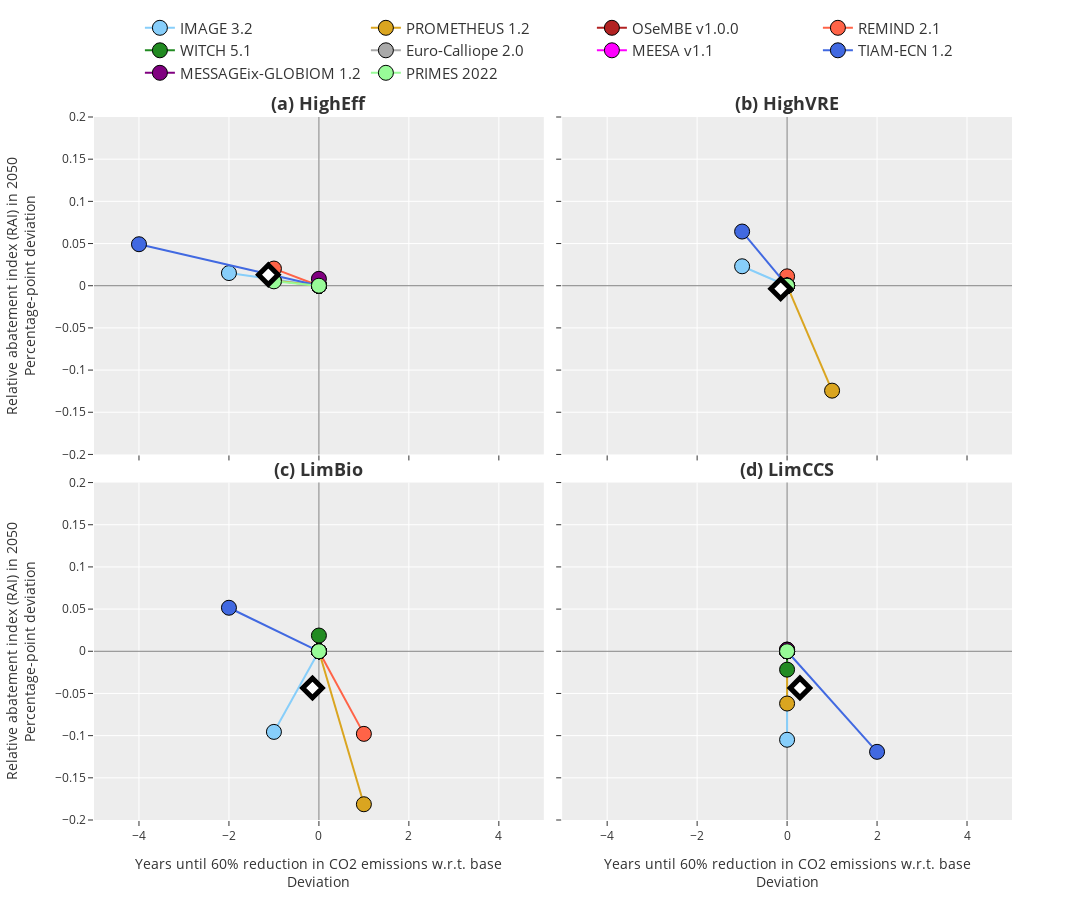

The cell this chart's notebook holds for it:
### Code cell
vars_x = XR_i.RedTimescale.sel(Model=Models)
vars_y = XR_i.RAI.sel(Time=2050, Model=Models)

fig = make_subplots(rows=2, cols=2,
                    subplot_titles=("<b>(a) HighEff",
                                    "<b>(b) HighVRE",
                                    "<b>(c) LimBio",
                                    "<b>(d) LimCCS"),
                    horizontal_spacing = 0.02, vertical_spacing=0.04, shared_xaxes=True, shared_yaxes=True)

# # Shapes / backgrounds
whichscens = ['DIAG-C400-lin-HighEff',
              'DIAG-C400-lin-HighVRE',
              'DIAG-C400-lin-LimBio',
              'DIAG-C400-lin-LimCCS',
              ]

XRx = vars_x
XRy = vars_y
for s_i, s in enumerate(whichscens):
        row = [1, 1, 2, 2][s_i]
        col = [1, 2, 1, 2][s_i]
        fig.add_trace(go.Scatter(x=[-100, 100], y=[0, 0], line={'width':0.5, 'color': 'black'}, showlegend=False), row, col)
        fig.add_trace(go.Scatter(x=[0, 0], y=[-100, 100], line={'width':0.5, 'color': 'black'}, showlegend=False), row, col)
        for m_i, m in enumerate(Models):
                X = float(XRx.sel(Scenario=s, Model=m) - XRx.sel(Scenario="DIAG-C400-lin", Model=m))
                Y = float(XRy.sel(Scenario=s, Model=m) - XRy.sel(Scenario="DIAG-C400-lin", Model=m))
                fig.add_trace(go.Scatter(x=[0, X],
                                        y=[0, Y], name=m, mode='markers+lines',
                                        showlegend=[True, False, False, False][s_i],
                                        line={'width': 2, 'dash': 'solid', 'color': 'black', 'color': ModelCols[m_i]},
                                        marker={'size': 15, 'color': ModelCols[m_i], 'line': {'color': 'black', 'width': 1}},
                                        text=m,
                                        ), row, col)
        # nonans = np.where((~np.isnan(X)) & (~np.isnan(Y)))[0]
        # points = np.array([X[nonans], Y[nonans]]).T

        # if len(points) > 2 and np.sum(points[:, 0]) > 0:
        #         tri = Delaunay(points)
        #         poss = np.array(tri.vertices)
        #         c = list(colors.to_rgba('steelblue'))
        #         c[3] = 0.3
        #         c = 'rgba'+str(tuple(c))
        #         for r123 in poss:
        #                 fig.add_trace(go.Scatter(x=X[nonans[r123]],
        #                                         y=Y[nonans[r123]], name="", mode='markers',
        #                                         showlegend=False,
        #                                         line={'width': 1, 'dash': 'solid'},
        #                                         text=[s+' ('+i+')' for i in np.array(XR_i.Model)[nonans[r123]]],
        #                                         fill="toself",
        #                                         fillcolor=c,
        #                                         hoverinfo='skip',
        #                                         marker={"color": 'grey',
        #                                                 "size": 1,
        #                                                 "line": {"color": "black", "width": 0}}
        #                                         ), row, col)
        #         poss_hull = np.array(tri.convex_hull)
        #         for r12 in poss_hull:
        #                 fig.add_trace(go.Scatter(x=X[nonans[r12]],
        #                                         y=Y[nonans[r12]], name="", mode='lines',
        #                                         showlegend=False,
        #                                         line={'width': 1, 'dash': 'solid', 'color': 'steelblue'},
        #                                         text="",
        #                                         hoverinfo='skip',
        #                                         ), row, col)

for s_i, s in enumerate(whichscens):
        row = [1, 1, 2, 2][s_i]
        col = [1, 2, 1, 2][s_i]

        X = np.array(XRx.sel(Scenario=s) - XRx.sel(Scenario="DIAG-C400-lin"))
        Y = np.array(XRy.sel(Scenario=s) - XRy.sel(Scenario="DIAG-C400-lin"))
        nonans = np.where((~np.isnan(X)) & (~np.isnan(Y)))[0]
        xmetric = float(np.mean(X[nonans]))
        ymetric = float(np.mean(Y[nonans]))
        fig.add_trace(go.Scatter(x=[xmetric],
                                y=[ymetric], name=s[14:], mode='markers',
                                showlegend=False,
                                line={'width': 1, 'dash': 'solid'},
                                text=[s[14:]],
                                textfont={'size':15, 'color':'black'},
                                marker={"color": 'white',
                                        "symbol": 'diamond', 
                                        "size": 15,
                                        "line": {"color": 'black', "width": 5}}
                                ), row, col)

fig.update_xaxes(row=2, col=1, title="Years until 60% reduction in CO2 emissions w.r.t. base<br>Deviation", range=(-5, 5))
fig.update_xaxes(row=2, col=2, title="Years until 60% reduction in CO2 emissions w.r.t. base<br>Deviation", range=(-5, 5))
fig.update_yaxes(row=1, col=1, title="Relative abatement index (RAI) in 2050<br>Percentage-point deviation", range=(-0.2, 0.2))
fig.update_yaxes(row=2, col=1, title="Relative abatement index (RAI) in 2050<br>Percentage-point deviation", range=(-0.2, 0.2))

fig.update_annotations(font_size=18)
fig.update_layout(legend=dict(x=0.05, y=1.15, orientation="h", font_size=15))
fig.update_layout(height=900, width=1500)#autosize=True)
fig.update_layout(template="ggplot2")
fig.show()
fig_sens_dev = fig

### Figure 1 — Plotly figure (JSON) as saved in the notebook; plotly's stock layout.template omitted (floating-point values rounded to 4 significant figures)
{"data": [{"line": {"color": "black", "width": 0.5}, "showlegend": false, "type": "scatter", "x": [-100, 100], "xaxis": "x", "y": [0, 0], "yaxis": "y"}, {"line": {"color": "black", "width": 0.5}, "showlegend": false, "type": "scatter", "x": [0, 0], "xaxis": "x", "y": [-100, 100], "yaxis": "y"}, {"line": {"color": "lightskyblue", "dash": "solid", "width": 2}, "marker": {"color": "lightskyblue", "line": {"color": "black", "width": 1}, "size": 15}, "mode": "markers+lines", "name": "IMAGE 3.2", "showlegend": true, "text": "IMAGE 3.2", "type": "scatter", "x": [0, -2], "xaxis": "x", "y": [0, 0.015], "yaxis": "y"}, {"line": {"color": "goldenrod", "dash": "solid", "width": 2}, "marker": {"color": "goldenrod", "line": {"color": "black", "width": 1}, "size": 15}, "mode": "markers+lines", "name": "PROMETHEUS 1.2", "showlegend": true, "text": "PROMETHEUS 1.2", "type": "scatter", "x": [0, -1], "xaxis": "x", "y": [0, 0.006081], "yaxis": "y"}, {"line": {"color": "firebrick", "dash": "solid", "width": 2}, "marker": {"color": "firebrick", "line": {"color": "black", "width": 1}, "size": 15}, "mode": "markers+lines", "name": "OSeMBE v1.0.0", "showlegend": true, "text": "OSeMBE v1.0.0", "type": "scatter", "x": [0, null], "xaxis": "x", "y": [0, null], "yaxis": "y"}, {"line": {"color": "tomato", "dash": "solid", "width": 2}, "marker": {"color": "tomato", "line": {"color": "black", "width": 1}, "size": 15}, "mode": "markers+lines", "name": "REMIND 2.1", "showlegend": true, "text": "REMIND 2.1", "type": "scatter", "x": [0, -1], "xaxis": "x", "y": [0, 0.02033], "yaxis": "y"}, {"line": {"color": "forestgreen", "dash": "solid", "width": 2}, "marker": {"color": "forestgreen", "line": {"color": "black", "width": 1}, "size": 15}, "mode": "markers+lines", "name": "WITCH 5.1", "showlegend": true, "text": "WITCH 5.1", "type": "scatter", "x": [0, 0], "xaxis": "x", "y": [0, 0.0002069], "yaxis": "y"}, {"line": {"color": "darkgrey", "dash": "solid", "width": 2}, "marker": {"color": "darkgrey", "line": {"color": "black", "width": 1}, "size": 15}, "mode": "markers+lines", "name": "Euro-Calliope 2.0", "showlegend": true, "text": "Euro-Calliope 2.0", "type": "scatter", "x": [0, 0], "xaxis": "x", "y": [0, -6.432e-07], "yaxis": "y"}, {"line": {"color": "magenta", "dash": "solid", "width": 2}, "marker": {"color": "magenta", "line": {"color": "black", "width": 1}, "size": 15}, "mode": "markers+lines", "name": "MEESA v1.1", "showlegend": true, "text": "MEESA v1.1", "type": "scatter", "x": [0, null], "xaxis": "x", "y": [0, null], "yaxis": "y"}, {"line": {"color": "royalblue", "dash": "solid", "width": 2}, "marker": {"color": "royalblue", "line": {"color": "black", "width": 1}, "size": 15}, "mode": "markers+lines", "name": "TIAM-ECN 1.2", "showlegend": true, "text": "TIAM-ECN 1.2", "type": "scatter", "x": [0, -4], "xaxis": "x", "y": [0, 0.0492], "yaxis": "y"}, {"line": {"color": "purple", "dash": "solid", "width": 2}, "marker": {"color": "purple", "line": {"color": "black", "width": 1}, "size": 15}, "mode": "markers+lines", "name": "MESSAGEix-GLOBIOM 1.2", "showlegend": true, "text": "MESSAGEix-GLOBIOM 1.2", "type": "scatter", "x": [0, 0], "xaxis": "x", "y": [0, 0.008157], "yaxis": "y"}, {"line": {"color": "palegreen", "dash": "solid", "width": 2}, "marker": {"color": "palegreen", "line": {"color": "black", "width": 1}, "size": 15}, "mode": "markers+lines", "name": "PRIMES 2022", "showlegend": true, "text": "PRIMES 2022", "type": "scatter", "x": [0, -1], "xaxis": "x", "y": [0, 0.005191], "yaxis": "y"}, {"line": {"color": "black", "width": 0.5}, "showlegend": false, "type": "scatter", "x": [-100, 100], "xaxis": "x2", "y": [0, 0], "yaxis": "y2"}, {"line": {"color": "black", "width": 0.5}, "showlegend": false, "type": "scatter", "x": [0, 0], "xaxis": "x2", "y": [-100, 100], "yaxis": "y2"}, {"line": {"color": "lightskyblue", "dash": "solid", "width": 2}, "marker": {"color": "lightskyblue", "line": {"color": "black", "width": 1}, "size": 15}, "mode": "markers+lines", "name": "IMAGE 3.2", "showlegend": false, "text": "IMAGE 3.2", "type": "scatter", "x": [0, -1], "xaxis": "x2", "y": [0, 0.02306], "yaxis": "y2"}, {"line": {"color": "goldenrod", "dash": "solid", "width": 2}, "marker": {"color": "goldenrod", "line": {"color": "black", "width": 1}, "size": 15}, "mode": "markers+lines", "name": "PROMETHEUS 1.2", "showlegend": false, "text": "PROMETHEUS 1.2", "type": "scatter", "x": [0, 1], "xaxis": "x2", "y": [0, -0.1244], "yaxis": "y2"}, {"line": {"color": "firebrick", "dash": "solid", "width": 2}, "marker": {"color": "firebrick", "line": {"color": "black", "width": 1}, "size": 15}, "mode": "markers+lines", "name": "OSeMBE v1.0.0", "showlegend": false, "text": "OSeMBE v1.0.0", "type": "scatter", "x": [0, null], "xaxis": "x2", "y": [0, null], "yaxis": "y2"}, {"line": {"color": "tomato", "dash": "solid", "width": 2}, "marker": {"color": "tomato", "line": {"color": "black", "width": 1}, "size": 15}, "mode": "markers+lines", "name": "REMIND 2.1", "showlegend": false, "text": "REMIND 2.1", "type": "scatter", "x": [0, 0], "xaxis": "x2", "y": [0, 0.01111], "yaxis": "y2"}, {"line": {"color": "forestgreen", "dash": "solid", "width": 2}, "marker": {"color": "forestgreen", "line": {"color": "black", "width": 1}, "size": 15}, "mode": "markers+lines", "name": "WITCH 5.1", "showlegend": false, "text": "WITCH 5.1", "type": "scatter", "x": [0, 0], "xaxis": "x2", "y": [0, 3.244e-05], "yaxis": "y2"}, {"line": {"color": "darkgrey", "dash": "solid", "width": 2}, "marker": {"color": "darkgrey", "line": {"color": "black", "width": 1}, "size": 15}, "mode": "markers+lines", "name": "Euro-Calliope 2.0", "showlegend": false, "text": "Euro-Calliope 2.0", "type": "scatter", "x": [0, 0], "xaxis": "x2", "y": [0, 2.311e-06], "yaxis": "y2"}, {"line": {"color": "magenta", "dash": "solid", "width": 2}, "marker": {"color": "magenta", "line": {"color": "black", "width": 1}, "size": 15}, "mode": "markers+lines", "name": "MEESA v1.1", "showlegend": false, "text": "MEESA v1.1", "type": "scatter", "x": [0, null], "xaxis": "x2", "y": [0, null], "yaxis": "y2"}, {"line": {"color": "royalblue", "dash": "solid", "width": 2}, "marker": {"color": "royalblue", "line": {"color": "black", "width": 1}, "size": 15}, "mode": "markers+lines", "name": "TIAM-ECN 1.2", "showlegend": false, "text": "TIAM-ECN 1.2", "type": "scatter", "x": [0, -1], "xaxis": "x2", "y": [0, 0.06422], "yaxis": "y2"}, {"line": {"color": "purple", "dash": "solid", "width": 2}, "marker": {"color": "purple", "line": {"color": "black", "width": 1}, "size": 15}, "mode": "markers+lines", "name": "MESSAGEix-GLOBIOM 1.2", "showlegend": false, "text": "MESSAGEix-GLOBIOM 1.2", "type": "scatter", "x": [0, 0], "xaxis": "x2", "y": [0, 0.0005579], "yaxis": "y2"}, {"line": {"color": "palegreen", "dash": "solid", "width": 2}, "marker": {"color": "palegreen", "line": {"color": "black", "width": 1}, "size": 15}, "mode": "markers+lines", "name": "PRIMES 2022", "showlegend": false, "text": "PRIMES 2022", "type": "scatter", "x": [0, null], "xaxis": "x2", "y": [0, null], "yaxis": "y2"}, {"line": {"color": "black", "width": 0.5}, "showlegend": false, "type": "scatter", "x": [-100, 100], "xaxis": "x3", "y": [0, 0], "yaxis": "y3"}, {"line": {"color": "black", "width": 0.5}, "showlegend": false, "type": "scatter", "x": [0, 0], "xaxis": "x3", "y": [-100, 100], "yaxis": "y3"}, {"line": {"color": "lightskyblue", "dash": "solid", "width": 2}, "marker": {"color": "lightskyblue", "line": {"color": "black", "width": 1}, "size": 15}, "mode": "markers+lines", "name": "IMAGE 3.2", "showlegend": false, "text": "IMAGE 3.2", "type": "scatter", "x": [0, -1], "xaxis": "x3", "y": [0, -0.09556], "yaxis": "y3"}, {"line": {"color": "goldenrod", "dash": "solid", "width": 2}, "marker": {"color": "goldenrod", "line": {"color": "black", "width": 1}, "size": 15}, "mode": "markers+lines", "name": "PROMETHEUS 1.2", "showlegend": false, "text": "PROMETHEUS 1.2", "type": "scatter", "x": [0, 1], "xaxis": "x3", "y": [0, -0.1813], "yaxis": "y3"}, {"line": {"color": "firebrick", "dash": "solid", "width": 2}, "marker": {"color": "firebrick", "line": {"color": "black", "width": 1}, "size": 15}, "mode": "markers+lines", "name": "OSeMBE v1.0.0", "showlegend": false, "text": "OSeMBE v1.0.0", "type": "scatter", "x": [0, null], "xaxis": "x3", "y": [0, null], "yaxis": "y3"}, {"line": {"color": "tomato", "dash": "solid", "width": 2}, "marker": {"color": "tomato", "line": {"color": "black", "width": 1}, "size": 15}, "mode": "markers+lines", "name": "REMIND 2.1", "showlegend": false, "text": "REMIND 2.1", "type": "scatter", "x": [0, 1], "xaxis": "x3", "y": [0, -0.09789], "yaxis": "y3"}, {"line": {"color": "forestgreen", "dash": "solid", "width": 2}, "marker": {"color": "forestgreen", "line": {"color": "black", "width": 1}, "size": 15}, "mode": "markers+lines", "name": "WITCH 5.1", "showlegend": false, "text": "WITCH 5.1", "type": "scatter", "x": [0, 0], "xaxis": "x3", "y": [0, 0.01866], "yaxis": "y3"}, {"line": {"color": "darkgrey", "dash": "solid", "width": 2}, "marker": {"color": "darkgrey", "line": {"color": "black", "width": 1}, "size": 15}, "mode": "markers+lines", "name": "Euro-Calliope 2.0", "showlegend": false, "text": "Euro-Calliope 2.0", "type": "scatter", "x": [0, 0], "xaxis": "x3", "y": [0, 0], "yaxis": "y3"}, {"line": {"color": "magenta", "dash": "solid", "width": 2}, "marker": {"color": "magenta", "line": {"color": "black", "width": 1}, "size": 15}, "mode": "markers+lines", "name": "MEESA v1.1", "showlegend": false, "text": "MEESA v1.1", "type": "scatter", "x": [0, null], "xaxis": "x3", "y": [0, null], "yaxis": "y3"}, {"line": {"color": "royalblue", "dash": "solid", "width": 2}, "marker": {"color": "royalblue", "line": {"color": "black", "width": 1}, "size": 15}, "mode": "markers+lines", "name": "TIAM-ECN 1.2", "showlegend": false, "text": "TIAM-ECN 1.2", "type": "scatter", "x": [0, -2], "xaxis": "x3", "y": [0, 0.05161], "yaxis": "y3"}, {"line": {"color": "purple", "dash": "solid", "width": 2}, "marker": {"color": "purple", "line": {"color": "black", "width": 1}, "size": 15}, "mode": "markers+lines", "name": "MESSAGEix-GLOBIOM 1.2", "showlegend": false, "text": "MESSAGEix-GLOBIOM 1.2", "type": "scatter", "x": [0, 0], "xaxis": "x3", "y": [0, 8.64e-06], "yaxis": "y3"}, {"line": {"color": "palegreen", "dash": "solid", "width": 2}, "marker": {"color": "palegreen", "line": {"color": "black", "width": 1}, "size": 15}, "mode": "markers+lines", "name": "PRIMES 2022", "showlegend": false, "text": "PRIMES 2022", "type": "scatter", "x": [0, null], "xaxis": "x3", "y": [0, null], "yaxis": "y3"}, {"line": {"color": "black", "width": 0.5}, "showlegend": false, "type": "scatter", "x": [-100, 100], "xaxis": "x4", "y": [0, 0], "yaxis": "y4"}, {"line": {"color": "black", "width": 0.5}, "showlegend": false, "type": "scatter", "x": [0, 0], "xaxis": "x4", "y": [-100, 100], "yaxis": "y4"}, {"line": {"color": "lightskyblue", "dash": "solid", "width": 2}, "marker": {"color": "lightskyblue", "line": {"color": "black", "width": 1}, "size": 15}, "mode": "markers+lines", "name": "IMAGE 3.2", "showlegend": false, "text": "IMAGE 3.2", "type": "scatter", "x": [0, 0], "xaxis": "x4", "y": [0, -0.1049], "yaxis": "y4"}, {"line": {"color": "goldenrod", "dash": "solid", "width": 2}, "marker": {"color": "goldenrod", "line": {"color": "black", "width": 1}, "size": 15}, "mode": "markers+lines", "name": "PROMETHEUS 1.2", "showlegend": false, "text": "PROMETHEUS 1.2", "type": "scatter", "x": [0, 0], "xaxis": "x4", "y": [0, -0.06192], "yaxis": "y4"}, {"line": {"color": "firebrick", "dash": "solid", "width": 2}, "marker": {"color": "firebrick", "line": {"color": "black", "width": 1}, "size": 15}, "mode": "markers+lines", "name": "OSeMBE v1.0.0", "showlegend": false, "text": "OSeMBE v1.0.0", "type": "scatter", "x": [0, null], "xaxis": "x4", "y": [0, null], "yaxis": "y4"}, {"line": {"color": "tomato", "dash": "solid", "width": 2}, "marker": {"color": "tomato", "line": {"color": "black", "width": 1}, "size": 15}, "mode": "markers+lines", "name": "REMIND 2.1", "showlegend": false, "text": "REMIND 2.1", "type": "scatter", "x": [0, 0], "xaxis": "x4", "y": [0, 0.002041], "yaxis": "y4"}, {"line": {"color": "forestgreen", "dash": "solid", "width": 2}, "marker": {"color": "forestgreen", "line": {"color": "black", "width": 1}, "size": 15}, "mode": "markers+lines", "name": "WITCH 5.1", "showlegend": false, "text": "WITCH 5.1", "type": "scatter", "x": [0, 0], "xaxis": "x4", "y": [0, -0.02175], "yaxis": "y4"}, {"line": {"color": "darkgrey", "dash": "solid", "width": 2}, "marker": {"color": "darkgrey", "line": {"color": "black", "width": 1}, "size": 15}, "mode": "markers+lines", "name": "Euro-Calliope 2.0", "showlegend": false, "text": "Euro-Calliope 2.0", "type": "scatter", "x": [0, 0], "xaxis": "x4", "y": [0, 0], "yaxis": "y4"}, {"line": {"color": "magenta", "dash": "solid", "width": 2}, "marker": {"color": "magenta", "line": {"color": "black", "width": 1}, "size": 15}, "mode": "markers+lines", "name": "MEESA v1.1", "showlegend": false, "text": "MEESA v1.1", "type": "scatter", "x": [0, null], "xaxis": "x4", "y": [0, null], "yaxis": "y4"}, {"line": {"color": "royalblue", "dash": "solid", "width": 2}, "marker": {"color": "royalblue", "line": {"color": "black", "width": 1}, "size": 15}, "mode": "markers+lines", "name": "TIAM-ECN 1.2", "showlegend": false, "text": "TIAM-ECN 1.2", "type": "scatter", "x": [0, 2], "xaxis": "x4", "y": [0, -0.1192], "yaxis": "y4"}, {"line": {"color": "purple", "dash": "solid", "width": 2}, "marker": {"color": "purple", "line": {"color": "black", "width": 1}, "size": 15}, "mode": "markers+lines", "name": "MESSAGEix-GLOBIOM 1.2", "showlegend": false, "text": "MESSAGEix-GLOBIOM 1.2", "type": "scatter", "x": [0, 0], "xaxis": "x4", "y": [0, 0.001882], "yaxis": "y4"}, {"line": {"color": "palegreen", "dash": "solid", "width": 2}, "marker": {"color": "palegreen", "line": {"color": "black", "width": 1}, "size": 15}, "mode": "markers+lines", "name": "PRIMES 2022", "showlegend": false, "text": "PRIMES 2022", "type": "scatter", "x": [0, null], "xaxis": "x4", "y": [0, null], "yaxis": "y4"}, {"line": {"dash": "solid", "width": 1}, "marker": {"color": "white", "line": {"color": "black", "width": 5}, "size": 15, "symbol": "diamond"}, "mode": "markers", "name": "HighEff", "showlegend": false, "text": ["HighEff"], "textfont": {"color": "black", "size": 15}, "type": "scatter", "x": [-1.125], "xaxis": "x", "y": [0.01302], "yaxis": "y"}, {"line": {"dash": "solid", "width": 1}, "marker": {"color": "white", "line": {"color": "black", "width": 5}, "size": 15, "symbol": "diamond"}, "mode": "markers", "name": "HighVRE", "showlegend": false, "text": ["HighVRE"], "textfont": {"color": "black", "size": 15}, "type": "scatter", "x": [-0.1429], "xaxis": "x2", "y": [-0.003629], "yaxis": "y2"}, {"line": {"dash": "solid", "width": 1}, "marker": {"color": "white", "line": {"color": "black", "width": 5}, "size": 15, "symbol": "diamond"}, "mode": "markers", "name": "LimBio", "showlegend": false, "text": ["LimBio"], "textfont": {"color": "black", "size": 15}, "type": "scatter", "x": [-0.1429], "xaxis": "x3", "y": [-0.0435], "yaxis": "y3"}, {"line": {"dash": "solid", "width": 1}, "marker": {"color": "white", "line": {"color": "black", "width": 5}, "size": 15, "symbol": "diamond"}, "mode": "markers", "name": "LimCCS", "showlegend": false, "text": ["LimCCS"], "textfont": {"color": "black", "size": 15}, "type": "scatter", "x": [0.2857], "xaxis": "x4", "y": [-0.0434], "yaxis": "y4"}], "layout": {"annotations": [{"font": {"size": 18}, "showarrow": false, "text": "<b>(a) HighEff", "x": 0.245, "xanchor": "center", "xref": "paper", "y": 1, "yanchor": "bottom", "yref": "paper"}, {"font": {"size": 18}, "showarrow": false, "text": "<b>(b) HighVRE", "x": 0.755, "xanchor": "center", "xref": "paper", "y": 1, "yanchor": "bottom", "yref": "paper"}, {"font": {"size": 18}, "showarrow": false, "text": "<b>(c) LimBio", "x": 0.245, "xanchor": "center", "xref": "paper", "y": 0.48, "yanchor": "bottom", "yref": "paper"}, {"font": {"size": 18}, "showarrow": false, "text": "<b>(d) LimCCS", "x": 0.755, "xanchor": "center", "xref": "paper", "y": 0.48, "yanchor": "bottom", "yref": "paper"}], "height": 900, "legend": {"font": {"size": 15}, "orientation": "h", "x": 0.05, "y": 1.15}, "width": 1500, "xaxis": {"anchor": "y", "domain": [0, 0.49], "matches": "x3", "showticklabels": false}, "xaxis2": {"anchor": "y2", "domain": [0.51, 1], "matches": "x4", "showticklabels": false}, "xaxis3": {"anchor": "y3", "domain": [0, 0.49], "range": [-5, 5], "title": {"text": "Years until 60% reduction in CO2 emissions w.r.t. base<br>Deviation"}}, "xaxis4": {"anchor": "y4", "domain": [0.51, 1], "range": [-5, 5], "title": {"text": "Years until 60% reduction in CO2 emissions w.r.t. base<br>Deviation"}}, "yaxis": {"anchor": "x", "domain": [0.52, 1], "range": [-0.2, 0.2], "title": {"text": "Relative abatement index (RAI) in 2050<br>Percentage-point deviation"}}, "yaxis2": {"anchor": "x2", "domain": [0.52, 1], "matches": "y", "showticklabels": false}, "yaxis3": {"anchor": "x3", "domain": [0, 0.48], "range": [-0.2, 0.2], "title": {"text": "Relative abatement index (RAI) in 2050<br>Percentage-point deviation"}}, "yaxis4": {"anchor": "x4", "domain": [0, 0.48], "matches": "y3", "showticklabels": false}}}
